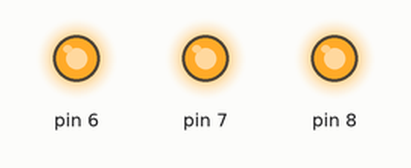
Simulated run of this sketch. Board: Arduino Uno, built with avr-gcc and run on an emulated ATmega328P. Shown: output pins drawn as LEDs (lit = HIGH).

Above: at 0.5 s.
At 3.5 s:
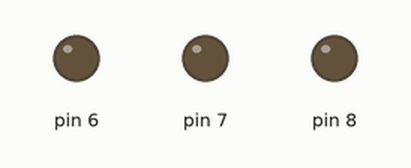
Timing chart, 0 to 4.6 s (numbered marks = the images above):
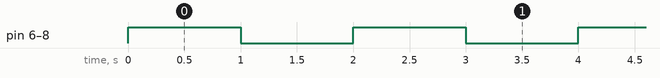

Measured:
- by itself, pin 6–8: alternates HIGH for 1.0 s and LOW for 1.0 s

The sketch:

02.1_led02.ino
```cpp
void setup()
{
  pinMode(6, OUTPUT);
  pinMode(7, OUTPUT);
  pinMode(8, OUTPUT);
}

void loop()
{
  digitalWrite(6, HIGH);
  digitalWrite(7, HIGH);
  digitalWrite(8, HIGH);
  delay(1000); // Wait for 1000 millisecond(s)

  digitalWrite(6, LOW);
  digitalWrite(7, LOW);
  digitalWrite(8, LOW);
  delay(1000); // Wait for 1000 millisecond(s)
}
```
